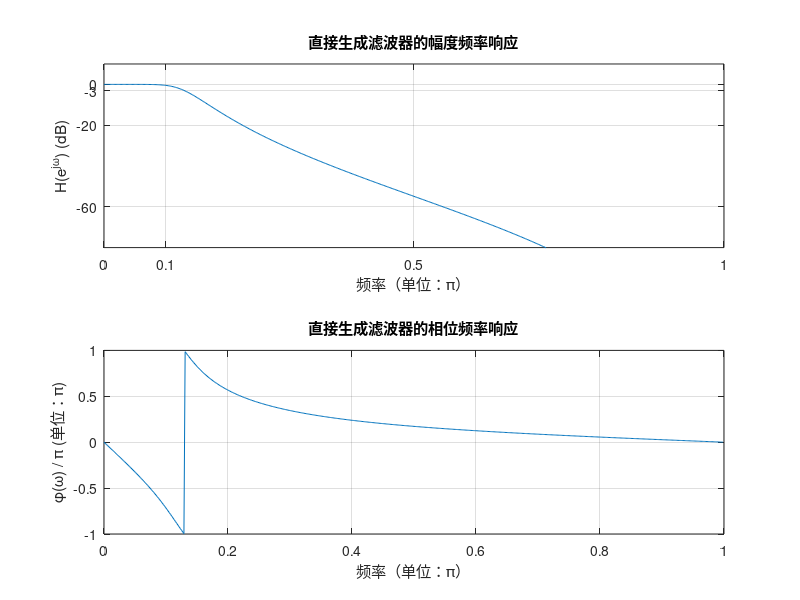

Write the MATLAB code that produced this figure.
clear;clc;close all;
% 参数设置
Fs = 80e3;  % 采样频率
fp = 4e3;   % 通带边界频率
fs = 20e3;  % 阻带边界频率 
Ap = 0.5;   % 通带最大衰减
As = 45;    % 阻带最小衰减 

Wp = fp / (Fs / 2);  % 通带归一化频率
Ws = fs / (Fs / 2);  % 阻带归一化频率

% 使用 buttord 计算最小阶数和截止频率
[n, Wn] = buttord(Wp, Ws, Ap, As);

% 使用 butter 设计巴特沃斯滤波器
[b, a] = butter(n, Wn);

% 显示数字滤波器的系统函数 H(z) 的系数
disp('直接生成数字滤波器的系统函数 H(z) 的系数：');
disp('b = '); disp(b);
disp('a = '); disp(a);


% 计算频率响应
[H, w] = freqz(b, a, 512);

% 损耗函数（幅频响应）
db = 20 * log10(abs(H));  % 将幅度转换为 dB

% 相位响应 
pha = (angle(H));   % 相位以弧度表示

figure;
% 绘制幅度频率响应
subplot(2, 1, 1); 
plot(w / pi, db);  
axis([0, 1, -80, 10]);  
title('直接生成滤波器的幅度频率响应'); 
xlabel('频率（单位：\pi）');  
ylabel('H(e^{j\omega}) (dB)');  
set(gca, 'XTickMode', 'manual', 'XTick', [0, Wp, Ws, 1]);  
set(gca, 'YTickMode', 'manual', 'YTick', [-60, -20, -3, 0]); 
grid on;  

% 绘制相位频率响应
subplot(2, 1, 2); 
plot(w / pi, pha / pi);  % 将相位频率响应除以π，使其单位为π
axis([0, 1, -1, 1]);  % 设置纵坐标范围为 -1 到 1
title('直接生成滤波器的相位频率响应');  
xlabel('频率（单位：\pi）');  
ylabel('\phi(\omega) / \pi (单位：\pi)');  % 纵坐标单位设置为 \pi
grid on;
